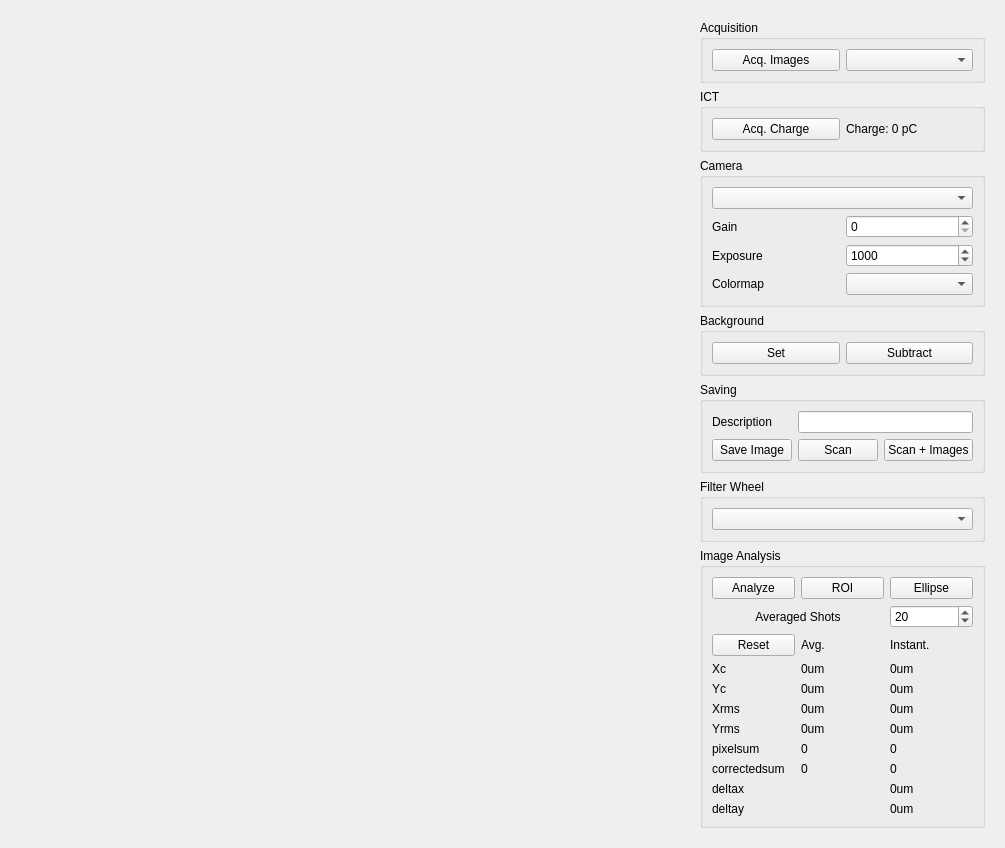
<?xml version="1.0" encoding="UTF-8"?>
<ui version="4.0">
 <class>Form</class>
 <widget class="QWidget" name="Form">
  <property name="geometry">
   <rect>
    <x>0</x>
    <y>0</y>
    <width>1005</width>
    <height>769</height>
   </rect>
  </property>
  <property name="windowTitle">
   <string>Form</string>
  </property>
  <layout class="QHBoxLayout" name="horizontalLayout">
   <item>
    <spacer name="horizontalSpacer">
     <property name="orientation">
      <enum>Qt::Horizontal</enum>
     </property>
     <property name="sizeHint" stdset="0">
      <size>
       <width>40</width>
       <height>20</height>
      </size>
     </property>
    </spacer>
   </item>
   <item>
    <widget class="QWidget" name="widget_4" native="true">
     <property name="minimumSize">
      <size>
       <width>450</width>
       <height>0</height>
      </size>
     </property>
     <layout class="QVBoxLayout" name="verticalLayout_7">
      <item>
       <widget class="QWidget" name="histWidget" native="true">
        <layout class="QVBoxLayout" name="verticalLayout_11">
         <item>
          <layout class="QVBoxLayout" name="histLayout"/>
         </item>
        </layout>
       </widget>
      </item>
      <item>
       <widget class="QWidget" name="imageWidget" native="true">
        <layout class="QVBoxLayout" name="verticalLayout_8">
         <item>
          <layout class="QVBoxLayout" name="imageLayout"/>
         </item>
        </layout>
       </widget>
      </item>
     </layout>
    </widget>
   </item>
   <item>
    <widget class="QWidget" name="widget_2" native="true">
     <layout class="QVBoxLayout" name="verticalLayout">
      <item>
       <widget class="QGroupBox" name="groupBox">
        <property name="title">
         <string>Acquisition</string>
        </property>
        <layout class="QHBoxLayout" name="horizontalLayout_2">
         <item>
          <widget class="QPushButton" name="acqImageButton">
           <property name="text">
            <string>Acq. Images</string>
           </property>
          </widget>
         </item>
         <item>
          <widget class="QComboBox" name="acqmodeCombo"/>
         </item>
        </layout>
       </widget>
      </item>
      <item>
       <widget class="QGroupBox" name="groupBox_7">
        <property name="title">
         <string>ICT</string>
        </property>
        <layout class="QHBoxLayout" name="horizontalLayout_4">
         <item>
          <widget class="QPushButton" name="acqChargeButton">
           <property name="text">
            <string>Acq. Charge</string>
           </property>
          </widget>
         </item>
         <item>
          <widget class="QLabel" name="chargeLabel">
           <property name="text">
            <string>Charge: 0 pC</string>
           </property>
          </widget>
         </item>
        </layout>
       </widget>
      </item>
      <item>
       <widget class="QGroupBox" name="groupBox_2">
        <property name="title">
         <string>Camera</string>
        </property>
        <layout class="QVBoxLayout" name="verticalLayout_3">
         <item>
          <layout class="QGridLayout" name="gridLayout">
           <item row="3" column="1">
            <widget class="QSpinBox" name="exposureInput">
             <property name="minimum">
              <number>500</number>
             </property>
             <property name="maximum">
              <number>2000</number>
             </property>
             <property name="singleStep">
              <number>100</number>
             </property>
             <property name="value">
              <number>1000</number>
             </property>
            </widget>
           </item>
           <item row="2" column="0">
            <widget class="QLabel" name="gainLabel">
             <property name="text">
              <string>Gain</string>
             </property>
            </widget>
           </item>
           <item row="2" column="1">
            <widget class="QSpinBox" name="gainInput">
             <property name="maximum">
              <number>24</number>
             </property>
            </widget>
           </item>
           <item row="0" column="0" colspan="2">
            <widget class="QComboBox" name="cameraCombo"/>
           </item>
           <item row="3" column="0">
            <widget class="QLabel" name="label_2">
             <property name="text">
              <string>Exposure</string>
             </property>
            </widget>
           </item>
           <item row="4" column="0">
            <widget class="QLabel" name="label_10">
             <property name="text">
              <string>Colormap</string>
             </property>
            </widget>
           </item>
           <item row="4" column="1">
            <widget class="QComboBox" name="colormapCombo"/>
           </item>
          </layout>
         </item>
        </layout>
       </widget>
      </item>
      <item>
       <widget class="QGroupBox" name="groupBox_3">
        <property name="title">
         <string>Background</string>
        </property>
        <layout class="QHBoxLayout" name="horizontalLayout_3">
         <item>
          <widget class="QPushButton" name="setButton">
           <property name="text">
            <string>Set</string>
           </property>
          </widget>
         </item>
         <item>
          <widget class="QPushButton" name="subtractButton">
           <property name="text">
            <string>Subtract</string>
           </property>
          </widget>
         </item>
        </layout>
       </widget>
      </item>
      <item>
       <widget class="QGroupBox" name="groupBox_4">
        <property name="title">
         <string>Saving</string>
        </property>
        <layout class="QGridLayout" name="gridLayout_3">
         <item row="0" column="1" colspan="2">
          <widget class="QLineEdit" name="descriptionEdit">
           <property name="sizePolicy">
            <sizepolicy hsizetype="Expanding" vsizetype="Fixed">
             <horstretch>0</horstretch>
             <verstretch>0</verstretch>
            </sizepolicy>
           </property>
          </widget>
         </item>
         <item row="1" column="1">
          <widget class="QPushButton" name="scanButton">
           <property name="text">
            <string>Scan</string>
           </property>
          </widget>
         </item>
         <item row="0" column="0">
          <widget class="QLabel" name="label_11">
           <property name="text">
            <string>Description</string>
           </property>
          </widget>
         </item>
         <item row="1" column="2">
          <widget class="QPushButton" name="imagescanButton">
           <property name="text">
            <string>Scan + Images</string>
           </property>
          </widget>
         </item>
         <item row="1" column="0">
          <widget class="QPushButton" name="saveButton">
           <property name="text">
            <string>Save Image</string>
           </property>
          </widget>
         </item>
        </layout>
       </widget>
      </item>
      <item>
       <widget class="QGroupBox" name="groupBox_5">
        <property name="title">
         <string>Filter Wheel</string>
        </property>
        <layout class="QVBoxLayout" name="verticalLayout_4">
         <item>
          <widget class="QComboBox" name="filterCombo"/>
         </item>
        </layout>
       </widget>
      </item>
      <item>
       <widget class="QGroupBox" name="groupBox_6">
        <property name="title">
         <string>Image Analysis</string>
        </property>
        <layout class="QVBoxLayout" name="verticalLayout_5">
         <item>
          <layout class="QGridLayout" name="gridLayout_2">
           <item row="7" column="0">
            <widget class="QLabel" name="label_8">
             <property name="text">
              <string>pixelsum</string>
             </property>
            </widget>
           </item>
           <item row="7" column="1">
            <widget class="QLabel" name="pixelSumAvg">
             <property name="text">
              <string>0</string>
             </property>
            </widget>
           </item>
           <item row="2" column="1">
            <widget class="QLabel" name="avgLabel">
             <property name="text">
              <string>Avg.</string>
             </property>
            </widget>
           </item>
           <item row="3" column="2">
            <widget class="QLabel" name="xcInstant">
             <property name="text">
              <string>0um</string>
             </property>
            </widget>
           </item>
           <item row="7" column="2">
            <widget class="QLabel" name="pixelSumInstant">
             <property name="text">
              <string>0</string>
             </property>
            </widget>
           </item>
           <item row="2" column="2">
            <widget class="QLabel" name="label_13">
             <property name="text">
              <string>Instant.</string>
             </property>
            </widget>
           </item>
           <item row="0" column="2">
            <widget class="QPushButton" name="ellipseButton">
             <property name="text">
              <string>Ellipse</string>
             </property>
            </widget>
           </item>
           <item row="4" column="1">
            <widget class="QLabel" name="ycAvg">
             <property name="text">
              <string>0um</string>
             </property>
            </widget>
           </item>
           <item row="4" column="0">
            <widget class="QLabel" name="label_5">
             <property name="text">
              <string>Yc</string>
             </property>
            </widget>
           </item>
           <item row="4" column="2">
            <widget class="QLabel" name="ycInstant">
             <property name="text">
              <string>0um</string>
             </property>
            </widget>
           </item>
           <item row="6" column="2">
            <widget class="QLabel" name="yrmsInstant">
             <property name="text">
              <string>0um</string>
             </property>
            </widget>
           </item>
           <item row="5" column="0">
            <widget class="QLabel" name="label_3">
             <property name="text">
              <string>Xrms</string>
             </property>
            </widget>
           </item>
           <item row="6" column="0">
            <widget class="QLabel" name="label_4">
             <property name="text">
              <string>Yrms</string>
             </property>
            </widget>
           </item>
           <item row="5" column="2">
            <widget class="QLabel" name="xrmsInstant">
             <property name="text">
              <string>0um</string>
             </property>
            </widget>
           </item>
           <item row="3" column="1">
            <widget class="QLabel" name="xcAvg">
             <property name="text">
              <string>0um</string>
             </property>
            </widget>
           </item>
           <item row="5" column="1">
            <widget class="QLabel" name="xrmsAvg">
             <property name="text">
              <string>0um</string>
             </property>
            </widget>
           </item>
           <item row="0" column="0">
            <widget class="QPushButton" name="analyzeButton">
             <property name="text">
              <string>Analyze</string>
             </property>
            </widget>
           </item>
           <item row="0" column="1">
            <widget class="QPushButton" name="roiButton">
             <property name="text">
              <string>ROI</string>
             </property>
            </widget>
           </item>
           <item row="2" column="0">
            <widget class="QPushButton" name="resetButton">
             <property name="text">
              <string>Reset</string>
             </property>
            </widget>
           </item>
           <item row="3" column="0">
            <widget class="QLabel" name="label">
             <property name="text">
              <string>Xc</string>
             </property>
            </widget>
           </item>
           <item row="6" column="1">
            <widget class="QLabel" name="yrmsAvg">
             <property name="text">
              <string>0um</string>
             </property>
            </widget>
           </item>
           <item row="9" column="0">
            <widget class="QLabel" name="label_6">
             <property name="text">
              <string>deltax</string>
             </property>
            </widget>
           </item>
           <item row="10" column="2">
            <widget class="QLabel" name="deltayInstant">
             <property name="text">
              <string>0um</string>
             </property>
            </widget>
           </item>
           <item row="1" column="0" colspan="2">
            <widget class="QLabel" name="label_9">
             <property name="text">
              <string>Averaged Shots</string>
             </property>
             <property name="alignment">
              <set>Qt::AlignCenter</set>
             </property>
            </widget>
           </item>
           <item row="10" column="0">
            <widget class="QLabel" name="label_7">
             <property name="text">
              <string>deltay</string>
             </property>
            </widget>
           </item>
           <item row="9" column="2">
            <widget class="QLabel" name="deltaxInstant">
             <property name="text">
              <string>0um</string>
             </property>
            </widget>
           </item>
           <item row="1" column="2">
            <widget class="QSpinBox" name="shotsInput">
             <property name="minimum">
              <number>1</number>
             </property>
             <property name="maximum">
              <number>200</number>
             </property>
             <property name="value">
              <number>20</number>
             </property>
            </widget>
           </item>
           <item row="8" column="0">
            <widget class="QLabel" name="label_12">
             <property name="text">
              <string>correctedsum</string>
             </property>
            </widget>
           </item>
           <item row="8" column="1">
            <widget class="QLabel" name="correctedSumAvg">
             <property name="text">
              <string>0</string>
             </property>
            </widget>
           </item>
           <item row="8" column="2">
            <widget class="QLabel" name="correctedSumInstant">
             <property name="text">
              <string>0</string>
             </property>
            </widget>
           </item>
          </layout>
         </item>
        </layout>
       </widget>
      </item>
      <item>
       <spacer name="verticalSpacer">
        <property name="orientation">
         <enum>Qt::Vertical</enum>
        </property>
        <property name="sizeHint" stdset="0">
         <size>
          <width>20</width>
          <height>40</height>
         </size>
        </property>
       </spacer>
      </item>
     </layout>
    </widget>
   </item>
  </layout>
 </widget>
 <resources/>
 <connections/>
</ui>
